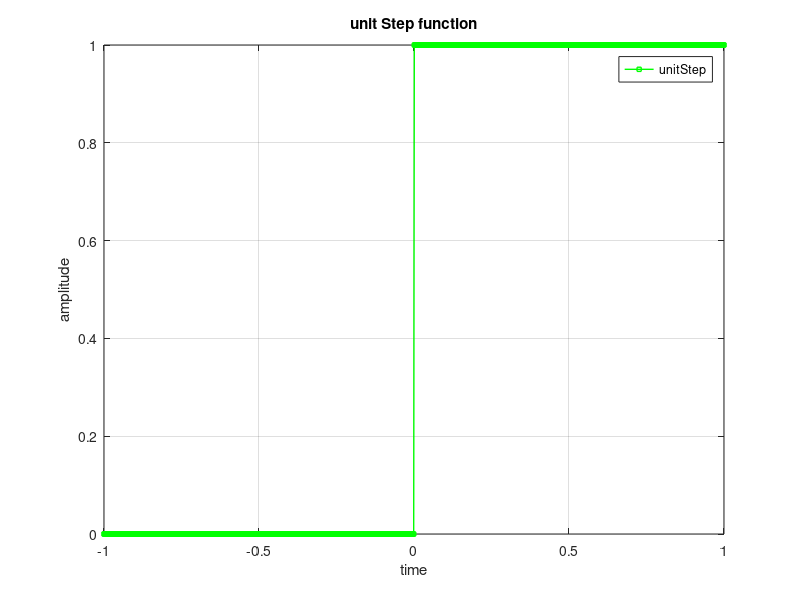

Recreate this plot in MATLAB.
%%create unit-step function plot
t=linspace(-1,1,1000);
%UnitStep=heaviside(t);          %create it by inbuild function 
UnitStep=zeros(size(t));          %create it manually 
UnitStep(t>=0)=1;
plot(t,UnitStep,'LineWidth',1,'Color','g','Marker','s','MarkerSize',3);

title('unit Step function');
xlabel('time');
ylabel('amplitude');
grid on;

legend ('unitStep');


